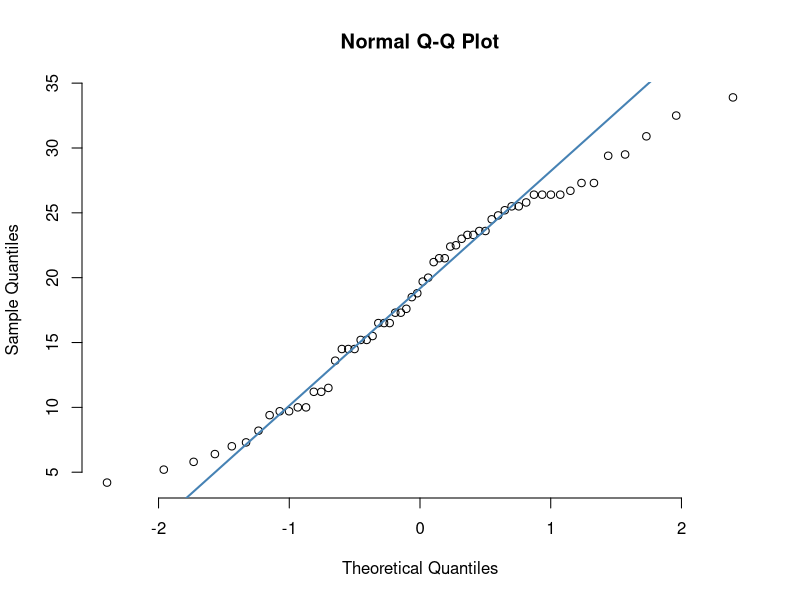
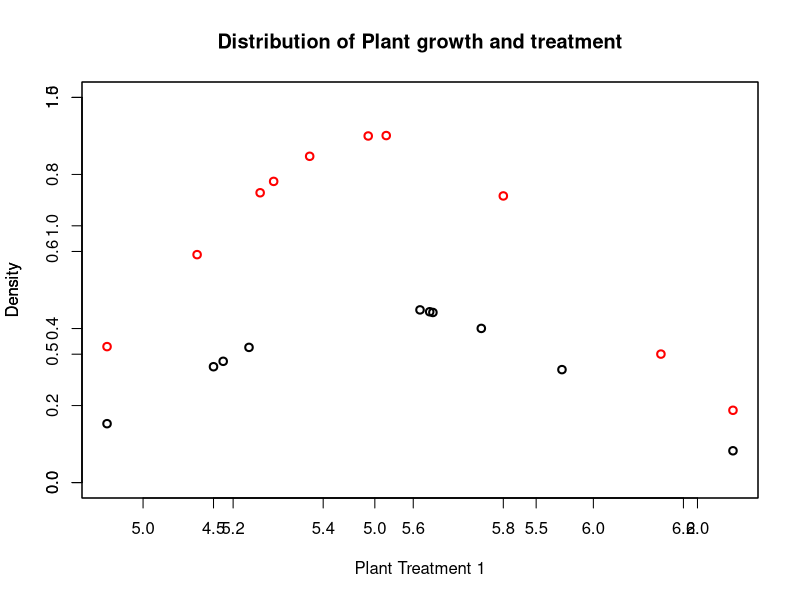

Write the R code that produced these figures, in order.
## ---- chunk 1
knitr::opts_chunk$set(echo = TRUE)
## ---- chunk 2
ex1 = c(0.593, 0.142, 0.329, 0.691, 0.231, 0.793, 0.519, 0.392, 0.418)

t.test(ex1, alternative="greater", mu=0.3)

## ---- chunk 3
Control = c(91, 87, 99, 77, 88, 91)
Treat = c(101, 110, 103, 93, 99, 104)

t.test(Control,Treat,alternative="less", var.equal=TRUE)
## ---- chunk 4


t.test(Control,Treat,alternative="less")
## ---- chunk 5
reg = c(16, 20, 21, 22, 23, 22, 27, 25, 27, 28)
prem = c(19, 22, 24, 24, 25, 25, 26, 26, 28, 32)
t.test(prem,reg,alternative="greater", paired=TRUE)

## ---- chunk 6
heads <- rbinom(1, size = 100, prob = .5)
prop.test(heads, 100)          # continuity correction TRUE by default

## ---- chunk 7
prop.test(heads, 100, correct = FALSE)
## ---- chunk 8
smokers  <- c( 83, 90, 129, 70 )
patients <- c( 86, 93, 136, 82 )
prop.test(smokers, patients)
## ---- chunk 9
my_data <- ToothGrowth

library("dplyr")
sample_n(my_data, 10)

qqnorm(my_data$len, pch = 1, frame = FALSE)
qqline(my_data$len, col = "steelblue", lwd = 2)


## ---- chunk 10

res.ftest <- var.test(len ~ supp, data = my_data)
res.ftest

res.ftest$estimate

res.ftest$p.value

## ---- chunk 11
df1 <- PlantGrowth
df1$ctrl <- df1[1:10,1]
df1$trt1 <- df1[11:20,1]
df1$trt2 <- df1[21:30,1]
Plant <- df1[1:10,c(-1,-2)]
Plant
## ---- chunk 12
library(ggplot2)

t.test(Plant$ctrl,Plant$trt2,var.equal = FALSE)
## ---- chunk 13
denx<-dnorm(Plant$ctrl,mean(Plant$ctrl),sd(Plant$ctrl))
deny<-dnorm(Plant$trt2,mean(Plant$trt2),sd(Plant$trt2))


plot(Plant$ctrl,denx,ylab="Density", type="p",lwd=2, main="Distribution of Plant growth and treatment", ylim = range(0,1.5),xlab = "Plant Treatment 1");par(new=TRUE)

plot(Plant$trt2,deny,ylab="Density", type="p",lwd=2,col = "red", xlab = " ",  ylim = range(0,1))
